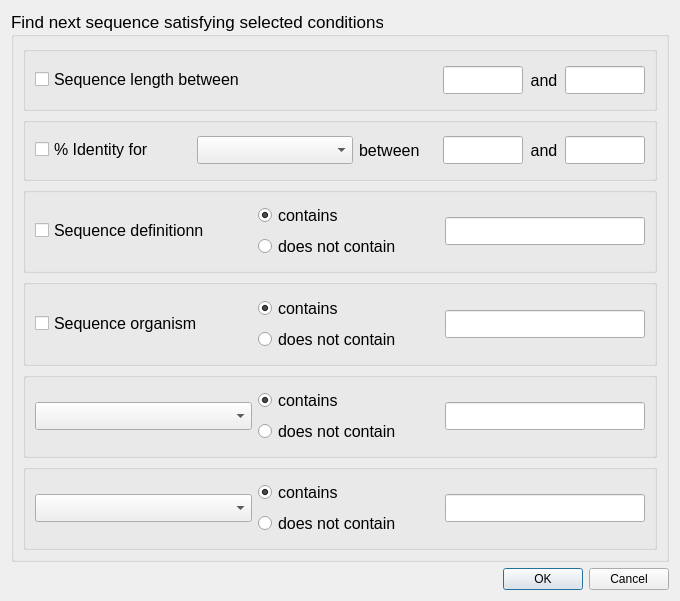
<?xml version="1.0" encoding="UTF-8"?>
<ui version="4.0">
 <class>SeqFindDlg</class>
 <widget class="QDialog" name="SeqFindDlg">
  <property name="geometry">
   <rect>
    <x>0</x>
    <y>0</y>
    <width>680</width>
    <height>601</height>
   </rect>
  </property>
  <property name="minimumSize">
   <size>
    <width>580</width>
    <height>570</height>
   </size>
  </property>
  <property name="windowTitle">
   <string>Dialog</string>
  </property>
  <layout class="QGridLayout" name="gridLayout">
   <item row="0" column="0">
    <widget class="QGroupBox" name="groupBox">
     <property name="font">
      <font>
       <pointsize>13</pointsize>
      </font>
     </property>
     <property name="title">
      <string>Find next sequence satisfying selected conditions</string>
     </property>
     <layout class="QGridLayout" name="gridLayout_3">
      <item row="0" column="0">
       <layout class="QVBoxLayout" name="verticalLayout" stretch="3,3,4,4,4,4">
        <item>
         <widget class="QGroupBox" name="groupBox_seqLength">
          <property name="title">
           <string/>
          </property>
          <layout class="QGridLayout" name="gridLayout_2">
           <item row="0" column="0">
            <layout class="QHBoxLayout" name="horizontalLayout_2" stretch="5,2,0,2">
             <item>
              <widget class="QCheckBox" name="checkBox_len">
               <property name="sizePolicy">
                <sizepolicy hsizetype="Preferred" vsizetype="Fixed">
                 <horstretch>0</horstretch>
                 <verstretch>0</verstretch>
                </sizepolicy>
               </property>
               <property name="font">
                <font>
                 <pointsize>12</pointsize>
                </font>
               </property>
               <property name="text">
                <string>Sequence length between</string>
               </property>
              </widget>
             </item>
             <item>
              <widget class="QLineEdit" name="lineEdit_minLen">
               <property name="sizePolicy">
                <sizepolicy hsizetype="Fixed" vsizetype="Fixed">
                 <horstretch>0</horstretch>
                 <verstretch>0</verstretch>
                </sizepolicy>
               </property>
               <property name="minimumSize">
                <size>
                 <width>80</width>
                 <height>0</height>
                </size>
               </property>
               <property name="maximumSize">
                <size>
                 <width>80</width>
                 <height>16777215</height>
                </size>
               </property>
              </widget>
             </item>
             <item>
              <widget class="QLabel" name="label_6">
               <property name="sizePolicy">
                <sizepolicy hsizetype="Preferred" vsizetype="Preferred">
                 <horstretch>0</horstretch>
                 <verstretch>0</verstretch>
                </sizepolicy>
               </property>
               <property name="minimumSize">
                <size>
                 <width>30</width>
                 <height>0</height>
                </size>
               </property>
               <property name="font">
                <font>
                 <pointsize>12</pointsize>
                </font>
               </property>
               <property name="text">
                <string>and</string>
               </property>
               <property name="alignment">
                <set>Qt::AlignCenter</set>
               </property>
              </widget>
             </item>
             <item>
              <widget class="QLineEdit" name="lineEdit_maxLen">
               <property name="sizePolicy">
                <sizepolicy hsizetype="Fixed" vsizetype="Fixed">
                 <horstretch>0</horstretch>
                 <verstretch>0</verstretch>
                </sizepolicy>
               </property>
               <property name="minimumSize">
                <size>
                 <width>80</width>
                 <height>0</height>
                </size>
               </property>
               <property name="maximumSize">
                <size>
                 <width>80</width>
                 <height>16777215</height>
                </size>
               </property>
              </widget>
             </item>
            </layout>
           </item>
          </layout>
         </widget>
        </item>
        <item>
         <widget class="QGroupBox" name="groupBox_identity">
          <property name="title">
           <string/>
          </property>
          <layout class="QGridLayout" name="gridLayout_7">
           <item row="0" column="0">
            <layout class="QHBoxLayout" name="horizontalLayout_3" stretch="2,2,1,2,0,2">
             <item>
              <widget class="QCheckBox" name="checkBox_id">
               <property name="sizePolicy">
                <sizepolicy hsizetype="Preferred" vsizetype="Fixed">
                 <horstretch>0</horstretch>
                 <verstretch>0</verstretch>
                </sizepolicy>
               </property>
               <property name="font">
                <font>
                 <pointsize>12</pointsize>
                </font>
               </property>
               <property name="text">
                <string>% Identity for</string>
               </property>
              </widget>
             </item>
             <item>
              <widget class="QComboBox" name="comboBox_id"/>
             </item>
             <item>
              <widget class="QLabel" name="label_8">
               <property name="font">
                <font>
                 <pointsize>12</pointsize>
                </font>
               </property>
               <property name="text">
                <string>between</string>
               </property>
              </widget>
             </item>
             <item>
              <widget class="QLineEdit" name="lineEdit_minId">
               <property name="sizePolicy">
                <sizepolicy hsizetype="Preferred" vsizetype="Fixed">
                 <horstretch>0</horstretch>
                 <verstretch>0</verstretch>
                </sizepolicy>
               </property>
               <property name="minimumSize">
                <size>
                 <width>80</width>
                 <height>0</height>
                </size>
               </property>
               <property name="maximumSize">
                <size>
                 <width>80</width>
                 <height>16777215</height>
                </size>
               </property>
              </widget>
             </item>
             <item>
              <widget class="QLabel" name="label_7">
               <property name="minimumSize">
                <size>
                 <width>30</width>
                 <height>0</height>
                </size>
               </property>
               <property name="maximumSize">
                <size>
                 <width>30</width>
                 <height>16777215</height>
                </size>
               </property>
               <property name="font">
                <font>
                 <pointsize>12</pointsize>
                </font>
               </property>
               <property name="text">
                <string>and</string>
               </property>
               <property name="alignment">
                <set>Qt::AlignCenter</set>
               </property>
              </widget>
             </item>
             <item>
              <widget class="QLineEdit" name="lineEdit_maxId">
               <property name="sizePolicy">
                <sizepolicy hsizetype="Preferred" vsizetype="Fixed">
                 <horstretch>0</horstretch>
                 <verstretch>0</verstretch>
                </sizepolicy>
               </property>
               <property name="minimumSize">
                <size>
                 <width>80</width>
                 <height>0</height>
                </size>
               </property>
               <property name="maximumSize">
                <size>
                 <width>80</width>
                 <height>16777215</height>
                </size>
               </property>
              </widget>
             </item>
            </layout>
           </item>
          </layout>
         </widget>
        </item>
        <item>
         <widget class="QGroupBox" name="groupBox_defintion">
          <property name="title">
           <string/>
          </property>
          <layout class="QGridLayout" name="gridLayout_6">
           <item row="0" column="0">
            <layout class="QHBoxLayout" name="horizontalLayout_4" stretch="6,5,0">
             <item>
              <widget class="QCheckBox" name="checkBox_def">
               <property name="sizePolicy">
                <sizepolicy hsizetype="Preferred" vsizetype="Fixed">
                 <horstretch>0</horstretch>
                 <verstretch>0</verstretch>
                </sizepolicy>
               </property>
               <property name="font">
                <font>
                 <pointsize>12</pointsize>
                </font>
               </property>
               <property name="text">
                <string>Sequence definitionn</string>
               </property>
              </widget>
             </item>
             <item>
              <layout class="QVBoxLayout" name="verticalLayout_2">
               <item>
                <widget class="QRadioButton" name="radioButton_def_c">
                 <property name="sizePolicy">
                  <sizepolicy hsizetype="Preferred" vsizetype="Fixed">
                   <horstretch>0</horstretch>
                   <verstretch>0</verstretch>
                  </sizepolicy>
                 </property>
                 <property name="font">
                  <font>
                   <pointsize>12</pointsize>
                  </font>
                 </property>
                 <property name="text">
                  <string>contains</string>
                 </property>
                 <property name="checked">
                  <bool>true</bool>
                 </property>
                </widget>
               </item>
               <item>
                <widget class="QRadioButton" name="radioButton_def_n">
                 <property name="sizePolicy">
                  <sizepolicy hsizetype="Preferred" vsizetype="Fixed">
                   <horstretch>0</horstretch>
                   <verstretch>0</verstretch>
                  </sizepolicy>
                 </property>
                 <property name="font">
                  <font>
                   <pointsize>12</pointsize>
                  </font>
                 </property>
                 <property name="text">
                  <string>does not contain</string>
                 </property>
                </widget>
               </item>
              </layout>
             </item>
             <item>
              <widget class="QLineEdit" name="lineEdit_defConstraint">
               <property name="sizePolicy">
                <sizepolicy hsizetype="Fixed" vsizetype="Fixed">
                 <horstretch>0</horstretch>
                 <verstretch>0</verstretch>
                </sizepolicy>
               </property>
               <property name="minimumSize">
                <size>
                 <width>200</width>
                 <height>0</height>
                </size>
               </property>
               <property name="maximumSize">
                <size>
                 <width>200</width>
                 <height>16777215</height>
                </size>
               </property>
              </widget>
             </item>
            </layout>
           </item>
          </layout>
         </widget>
        </item>
        <item>
         <widget class="QGroupBox" name="groupBox_organism">
          <property name="title">
           <string/>
          </property>
          <layout class="QGridLayout" name="gridLayout_8">
           <item row="0" column="0">
            <layout class="QHBoxLayout" name="horizontalLayout_5" stretch="6,5,0">
             <item>
              <widget class="QCheckBox" name="checkBox_org">
               <property name="sizePolicy">
                <sizepolicy hsizetype="Preferred" vsizetype="Fixed">
                 <horstretch>0</horstretch>
                 <verstretch>0</verstretch>
                </sizepolicy>
               </property>
               <property name="font">
                <font>
                 <pointsize>12</pointsize>
                </font>
               </property>
               <property name="text">
                <string>Sequence organism</string>
               </property>
              </widget>
             </item>
             <item>
              <layout class="QVBoxLayout" name="verticalLayout_3">
               <item>
                <widget class="QRadioButton" name="radioButton_org_c">
                 <property name="sizePolicy">
                  <sizepolicy hsizetype="Preferred" vsizetype="Fixed">
                   <horstretch>0</horstretch>
                   <verstretch>0</verstretch>
                  </sizepolicy>
                 </property>
                 <property name="font">
                  <font>
                   <pointsize>12</pointsize>
                  </font>
                 </property>
                 <property name="text">
                  <string>contains</string>
                 </property>
                 <property name="checked">
                  <bool>true</bool>
                 </property>
                </widget>
               </item>
               <item>
                <widget class="QRadioButton" name="radioButton_org_n">
                 <property name="sizePolicy">
                  <sizepolicy hsizetype="Preferred" vsizetype="Fixed">
                   <horstretch>0</horstretch>
                   <verstretch>0</verstretch>
                  </sizepolicy>
                 </property>
                 <property name="font">
                  <font>
                   <pointsize>12</pointsize>
                  </font>
                 </property>
                 <property name="text">
                  <string>does not contain</string>
                 </property>
                </widget>
               </item>
              </layout>
             </item>
             <item>
              <widget class="QLineEdit" name="lineEdit_orgConstraint">
               <property name="sizePolicy">
                <sizepolicy hsizetype="Fixed" vsizetype="Fixed">
                 <horstretch>0</horstretch>
                 <verstretch>0</verstretch>
                </sizepolicy>
               </property>
               <property name="minimumSize">
                <size>
                 <width>200</width>
                 <height>0</height>
                </size>
               </property>
               <property name="maximumSize">
                <size>
                 <width>200</width>
                 <height>16777215</height>
                </size>
               </property>
              </widget>
             </item>
            </layout>
           </item>
          </layout>
         </widget>
        </item>
        <item>
         <widget class="QGroupBox" name="groupBox_2">
          <property name="title">
           <string/>
          </property>
          <layout class="QGridLayout" name="gridLayout_4">
           <item row="0" column="0">
            <layout class="QHBoxLayout" name="horizontalLayout_6" stretch="6,5,0">
             <item>
              <widget class="QComboBox" name="comboBox_1"/>
             </item>
             <item>
              <layout class="QVBoxLayout" name="verticalLayout_4">
               <item>
                <widget class="QRadioButton" name="radioButton_3_c">
                 <property name="sizePolicy">
                  <sizepolicy hsizetype="Preferred" vsizetype="Fixed">
                   <horstretch>0</horstretch>
                   <verstretch>0</verstretch>
                  </sizepolicy>
                 </property>
                 <property name="font">
                  <font>
                   <pointsize>12</pointsize>
                  </font>
                 </property>
                 <property name="text">
                  <string>contains</string>
                 </property>
                 <property name="checked">
                  <bool>true</bool>
                 </property>
                </widget>
               </item>
               <item>
                <widget class="QRadioButton" name="radioButton_3_n">
                 <property name="sizePolicy">
                  <sizepolicy hsizetype="Preferred" vsizetype="Fixed">
                   <horstretch>0</horstretch>
                   <verstretch>0</verstretch>
                  </sizepolicy>
                 </property>
                 <property name="font">
                  <font>
                   <pointsize>12</pointsize>
                  </font>
                 </property>
                 <property name="text">
                  <string>does not contain</string>
                 </property>
                </widget>
               </item>
              </layout>
             </item>
             <item>
              <widget class="QLineEdit" name="lineEdit_1">
               <property name="sizePolicy">
                <sizepolicy hsizetype="Fixed" vsizetype="Fixed">
                 <horstretch>0</horstretch>
                 <verstretch>0</verstretch>
                </sizepolicy>
               </property>
               <property name="minimumSize">
                <size>
                 <width>200</width>
                 <height>0</height>
                </size>
               </property>
              </widget>
             </item>
            </layout>
           </item>
          </layout>
         </widget>
        </item>
        <item>
         <widget class="QGroupBox" name="groupBox_3">
          <property name="layoutDirection">
           <enum>Qt::LeftToRight</enum>
          </property>
          <property name="title">
           <string/>
          </property>
          <layout class="QGridLayout" name="gridLayout_5">
           <item row="0" column="0">
            <layout class="QHBoxLayout" name="horizontalLayout_7" stretch="6,5,0">
             <item>
              <widget class="QComboBox" name="comboBox_2">
               <property name="layoutDirection">
                <enum>Qt::LeftToRight</enum>
               </property>
              </widget>
             </item>
             <item>
              <layout class="QVBoxLayout" name="verticalLayout_5">
               <item>
                <widget class="QRadioButton" name="radioButton_4_c">
                 <property name="sizePolicy">
                  <sizepolicy hsizetype="Preferred" vsizetype="Fixed">
                   <horstretch>0</horstretch>
                   <verstretch>0</verstretch>
                  </sizepolicy>
                 </property>
                 <property name="font">
                  <font>
                   <pointsize>12</pointsize>
                  </font>
                 </property>
                 <property name="layoutDirection">
                  <enum>Qt::LeftToRight</enum>
                 </property>
                 <property name="text">
                  <string>contains</string>
                 </property>
                 <property name="checked">
                  <bool>true</bool>
                 </property>
                </widget>
               </item>
               <item>
                <widget class="QRadioButton" name="radioButton_4_n">
                 <property name="sizePolicy">
                  <sizepolicy hsizetype="Preferred" vsizetype="Fixed">
                   <horstretch>0</horstretch>
                   <verstretch>0</verstretch>
                  </sizepolicy>
                 </property>
                 <property name="font">
                  <font>
                   <pointsize>12</pointsize>
                  </font>
                 </property>
                 <property name="layoutDirection">
                  <enum>Qt::LeftToRight</enum>
                 </property>
                 <property name="text">
                  <string>does not contain</string>
                 </property>
                </widget>
               </item>
              </layout>
             </item>
             <item>
              <widget class="QLineEdit" name="lineEdit_2">
               <property name="sizePolicy">
                <sizepolicy hsizetype="Fixed" vsizetype="Fixed">
                 <horstretch>0</horstretch>
                 <verstretch>0</verstretch>
                </sizepolicy>
               </property>
               <property name="minimumSize">
                <size>
                 <width>200</width>
                 <height>0</height>
                </size>
               </property>
               <property name="maximumSize">
                <size>
                 <width>200</width>
                 <height>16777215</height>
                </size>
               </property>
              </widget>
             </item>
            </layout>
           </item>
          </layout>
         </widget>
        </item>
       </layout>
      </item>
     </layout>
    </widget>
   </item>
   <item row="1" column="0">
    <widget class="QDialogButtonBox" name="buttonBox">
     <property name="orientation">
      <enum>Qt::Horizontal</enum>
     </property>
     <property name="standardButtons">
      <set>QDialogButtonBox::Cancel|QDialogButtonBox::Ok</set>
     </property>
    </widget>
   </item>
  </layout>
 </widget>
 <resources/>
 <connections>
  <connection>
   <sender>buttonBox</sender>
   <signal>accepted()</signal>
   <receiver>SeqFindDlg</receiver>
   <slot>accept()</slot>
   <hints>
    <hint type="sourcelabel">
     <x>248</x>
     <y>254</y>
    </hint>
    <hint type="destinationlabel">
     <x>157</x>
     <y>274</y>
    </hint>
   </hints>
  </connection>
  <connection>
   <sender>buttonBox</sender>
   <signal>rejected()</signal>
   <receiver>SeqFindDlg</receiver>
   <slot>reject()</slot>
   <hints>
    <hint type="sourcelabel">
     <x>316</x>
     <y>260</y>
    </hint>
    <hint type="destinationlabel">
     <x>286</x>
     <y>274</y>
    </hint>
   </hints>
  </connection>
 </connections>
</ui>
